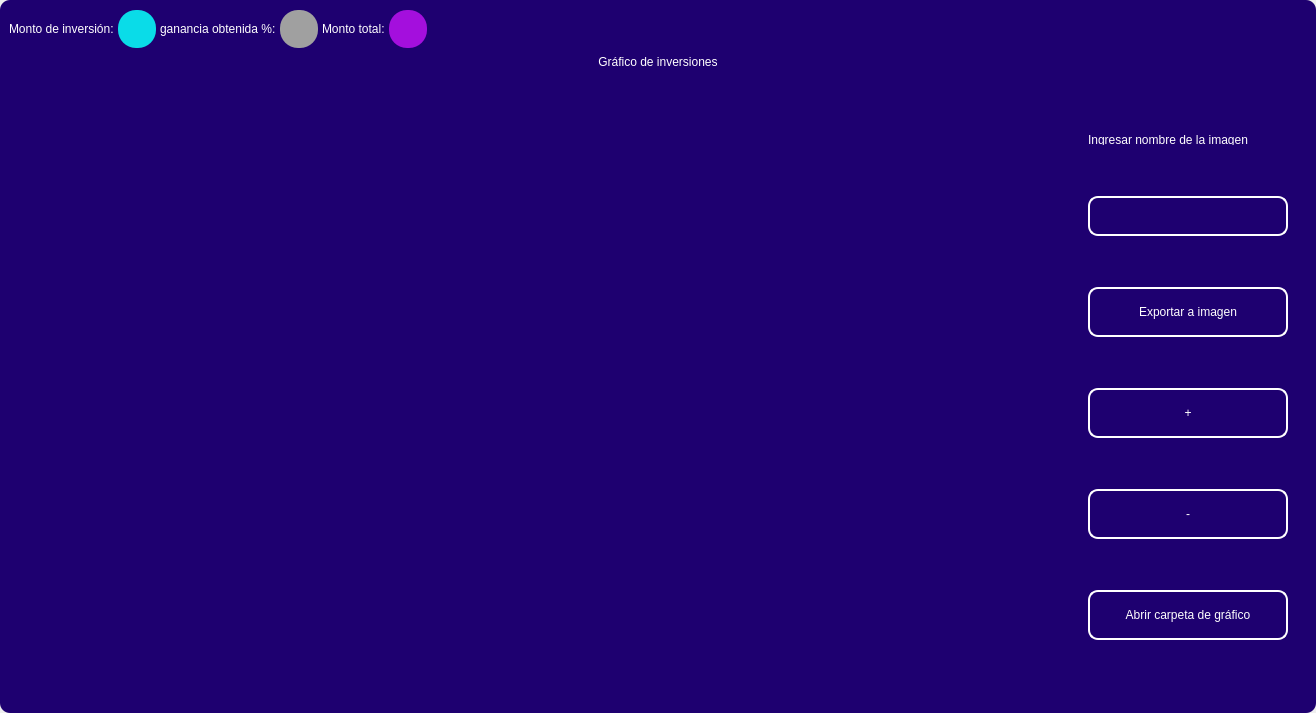
<?xml version="1.0" encoding="UTF-8"?>
<ui version="4.0">
 <class>MainWindow</class>
 <widget class="QMainWindow" name="MainWindow">
  <property name="geometry">
   <rect>
    <x>0</x>
    <y>0</y>
    <width>1316</width>
    <height>713</height>
   </rect>
  </property>
  <property name="windowTitle">
   <string>MainWindow</string>
  </property>
  <property name="styleSheet">
   <string notr="true"/>
  </property>
  <widget class="QWidget" name="centralwidget">
   <property name="styleSheet">
    <string notr="true"/>
   </property>
   <layout class="QVBoxLayout" name="verticalLayout">
    <property name="spacing">
     <number>0</number>
    </property>
    <property name="leftMargin">
     <number>0</number>
    </property>
    <property name="topMargin">
     <number>0</number>
    </property>
    <property name="rightMargin">
     <number>0</number>
    </property>
    <property name="bottomMargin">
     <number>0</number>
    </property>
    <item>
     <widget class="QFrame" name="frame">
      <property name="enabled">
       <bool>true</bool>
      </property>
      <property name="styleSheet">
       <string notr="true">
QFrame {
border-radius:10px;
background-color:#1E0070;
 }
</string>
      </property>
      <property name="frameShape">
       <enum>QFrame::StyledPanel</enum>
      </property>
      <property name="frameShadow">
       <enum>QFrame::Raised</enum>
      </property>
      <layout class="QVBoxLayout" name="verticalLayout_2">
       <item>
        <widget class="QFrame" name="frame_superior">
         <property name="minimumSize">
          <size>
           <width>0</width>
           <height>40</height>
          </size>
         </property>
         <property name="maximumSize">
          <size>
           <width>16777215</width>
           <height>40</height>
          </size>
         </property>
         <property name="styleSheet">
          <string notr="true">QPushButton{
border-radius:18px;
}

QPushButton:hover{
	background-color: rgb(0, 0, 0);
}
</string>
         </property>
         <property name="frameShape">
          <enum>QFrame::StyledPanel</enum>
         </property>
         <property name="frameShadow">
          <enum>QFrame::Raised</enum>
         </property>
         <layout class="QHBoxLayout" name="horizontalLayout_3">
          <property name="spacing">
           <number>4</number>
          </property>
          <property name="leftMargin">
           <number>0</number>
          </property>
          <property name="topMargin">
           <number>0</number>
          </property>
          <property name="rightMargin">
           <number>0</number>
          </property>
          <property name="bottomMargin">
           <number>0</number>
          </property>
          <item>
           <widget class="QLabel" name="label_3">
            <property name="styleSheet">
             <string notr="true">color: rgb(255, 255, 255);
font: 15pt &quot;MS Shell Dlg 2&quot;;</string>
            </property>
            <property name="text">
             <string>Monto de inversión:</string>
            </property>
           </widget>
          </item>
          <item>
           <widget class="QPushButton" name="btn_exit_2">
            <property name="minimumSize">
             <size>
              <width>38</width>
              <height>38</height>
             </size>
            </property>
            <property name="maximumSize">
             <size>
              <width>38</width>
              <height>38</height>
             </size>
            </property>
            <property name="cursor">
             <cursorShape>ArrowCursor</cursorShape>
            </property>
            <property name="styleSheet">
             <string notr="true">background-color: #0adce8;</string>
            </property>
            <property name="text">
             <string/>
            </property>
            <property name="iconSize">
             <size>
              <width>35</width>
              <height>35</height>
             </size>
            </property>
           </widget>
          </item>
          <item>
           <widget class="QLabel" name="label_4">
            <property name="styleSheet">
             <string notr="true">color: rgb(255, 255, 255);
font: 15pt &quot;MS Shell Dlg 2&quot;;</string>
            </property>
            <property name="text">
             <string>ganancia obtenida %:</string>
            </property>
           </widget>
          </item>
          <item>
           <widget class="QPushButton" name="btn_exit_3">
            <property name="minimumSize">
             <size>
              <width>38</width>
              <height>38</height>
             </size>
            </property>
            <property name="maximumSize">
             <size>
              <width>38</width>
              <height>38</height>
             </size>
            </property>
            <property name="cursor">
             <cursorShape>ArrowCursor</cursorShape>
            </property>
            <property name="styleSheet">
             <string notr="true">background-color: #a0a0a0;</string>
            </property>
            <property name="text">
             <string/>
            </property>
            <property name="iconSize">
             <size>
              <width>35</width>
              <height>35</height>
             </size>
            </property>
           </widget>
          </item>
          <item>
           <widget class="QLabel" name="label_5">
            <property name="styleSheet">
             <string notr="true">color: rgb(255, 255, 255);
font: 15pt &quot;MS Shell Dlg 2&quot;;</string>
            </property>
            <property name="text">
             <string>Monto total:</string>
            </property>
           </widget>
          </item>
          <item>
           <widget class="QPushButton" name="btn_exit_4">
            <property name="minimumSize">
             <size>
              <width>38</width>
              <height>38</height>
             </size>
            </property>
            <property name="maximumSize">
             <size>
              <width>38</width>
              <height>38</height>
             </size>
            </property>
            <property name="cursor">
             <cursorShape>ArrowCursor</cursorShape>
            </property>
            <property name="styleSheet">
             <string notr="true">background-color: #a40fdd;</string>
            </property>
            <property name="text">
             <string/>
            </property>
            <property name="iconSize">
             <size>
              <width>35</width>
              <height>35</height>
             </size>
            </property>
           </widget>
          </item>
          <item>
           <spacer name="horizontalSpacer_2">
            <property name="orientation">
             <enum>Qt::Horizontal</enum>
            </property>
            <property name="sizeHint" stdset="0">
             <size>
              <width>443</width>
              <height>20</height>
             </size>
            </property>
           </spacer>
          </item>
          <item>
           <widget class="QPushButton" name="btn_exit">
            <property name="minimumSize">
             <size>
              <width>38</width>
              <height>38</height>
             </size>
            </property>
            <property name="maximumSize">
             <size>
              <width>38</width>
              <height>38</height>
             </size>
            </property>
            <property name="cursor">
             <cursorShape>PointingHandCursor</cursorShape>
            </property>
            <property name="text">
             <string/>
            </property>
            <property name="iconSize">
             <size>
              <width>35</width>
              <height>35</height>
             </size>
            </property>
           </widget>
          </item>
          <item>
           <widget class="QPushButton" name="bt_minimizar">
            <property name="minimumSize">
             <size>
              <width>38</width>
              <height>38</height>
             </size>
            </property>
            <property name="maximumSize">
             <size>
              <width>38</width>
              <height>38</height>
             </size>
            </property>
            <property name="cursor">
             <cursorShape>PointingHandCursor</cursorShape>
            </property>
            <property name="text">
             <string/>
            </property>
            <property name="icon">
             <iconset>
              <normaloff>image/minus.svg</normaloff>image/minus.svg</iconset>
            </property>
            <property name="iconSize">
             <size>
              <width>38</width>
              <height>38</height>
             </size>
            </property>
           </widget>
          </item>
          <item>
           <widget class="QPushButton" name="bt_maximizar">
            <property name="minimumSize">
             <size>
              <width>38</width>
              <height>38</height>
             </size>
            </property>
            <property name="maximumSize">
             <size>
              <width>38</width>
              <height>38</height>
             </size>
            </property>
            <property name="cursor">
             <cursorShape>PointingHandCursor</cursorShape>
            </property>
            <property name="text">
             <string/>
            </property>
            <property name="icon">
             <iconset>
              <normaloff>image/chevron-up.svg</normaloff>image/chevron-up.svg</iconset>
            </property>
            <property name="iconSize">
             <size>
              <width>38</width>
              <height>38</height>
             </size>
            </property>
           </widget>
          </item>
          <item>
           <widget class="QPushButton" name="bt_restaurar">
            <property name="minimumSize">
             <size>
              <width>38</width>
              <height>38</height>
             </size>
            </property>
            <property name="maximumSize">
             <size>
              <width>38</width>
              <height>38</height>
             </size>
            </property>
            <property name="cursor">
             <cursorShape>PointingHandCursor</cursorShape>
            </property>
            <property name="text">
             <string/>
            </property>
            <property name="icon">
             <iconset>
              <normaloff>image/chevron-down.svg</normaloff>image/chevron-down.svg</iconset>
            </property>
            <property name="iconSize">
             <size>
              <width>38</width>
              <height>38</height>
             </size>
            </property>
           </widget>
          </item>
          <item>
           <widget class="QPushButton" name="bt_cerrar">
            <property name="minimumSize">
             <size>
              <width>38</width>
              <height>38</height>
             </size>
            </property>
            <property name="maximumSize">
             <size>
              <width>38</width>
              <height>38</height>
             </size>
            </property>
            <property name="cursor">
             <cursorShape>PointingHandCursor</cursorShape>
            </property>
            <property name="text">
             <string/>
            </property>
            <property name="icon">
             <iconset>
              <normaloff>image/x.svg</normaloff>image/x.svg</iconset>
            </property>
            <property name="iconSize">
             <size>
              <width>38</width>
              <height>38</height>
             </size>
            </property>
           </widget>
          </item>
         </layout>
        </widget>
       </item>
       <item>
        <widget class="QLabel" name="label">
         <property name="styleSheet">
          <string notr="true">font: 30pt &quot;MS Shell Dlg 2&quot;;
color: rgb(255, 255, 255);</string>
         </property>
         <property name="text">
          <string>Gráfico de inversiones</string>
         </property>
         <property name="alignment">
          <set>Qt::AlignCenter</set>
         </property>
        </widget>
       </item>
       <item>
        <widget class="QFrame" name="frame_3">
         <property name="minimumSize">
          <size>
           <width>0</width>
           <height>0</height>
          </size>
         </property>
         <property name="frameShape">
          <enum>QFrame::StyledPanel</enum>
         </property>
         <property name="frameShadow">
          <enum>QFrame::Raised</enum>
         </property>
         <layout class="QHBoxLayout" name="horizontalLayout_4">
          <property name="leftMargin">
           <number>9</number>
          </property>
          <property name="topMargin">
           <number>9</number>
          </property>
          <property name="rightMargin">
           <number>9</number>
          </property>
          <item>
           <widget class="QGraphicsView" name="graphics_view">
            <property name="dragMode">
             <enum>QGraphicsView::NoDrag</enum>
            </property>
            <property name="transformationAnchor">
             <enum>QGraphicsView::NoAnchor</enum>
            </property>
           </widget>
          </item>
          <item>
           <layout class="QVBoxLayout" name="verticalLayout_4">
            <property name="spacing">
             <number>10</number>
            </property>
            <property name="sizeConstraint">
             <enum>QLayout::SetDefaultConstraint</enum>
            </property>
            <property name="leftMargin">
             <number>10</number>
            </property>
            <property name="topMargin">
             <number>10</number>
            </property>
            <property name="rightMargin">
             <number>10</number>
            </property>
            <property name="bottomMargin">
             <number>10</number>
            </property>
            <item>
             <widget class="QLabel" name="label_2">
              <property name="minimumSize">
               <size>
                <width>10</width>
                <height>10</height>
               </size>
              </property>
              <property name="maximumSize">
               <size>
                <width>500</width>
                <height>10</height>
               </size>
              </property>
              <property name="styleSheet">
               <string notr="true">color: rgb(255, 255, 255);
font: 10pt &quot;MS Shell Dlg 2&quot;;</string>
              </property>
              <property name="text">
               <string>Ingresar nombre de la imagen</string>
              </property>
             </widget>
            </item>
            <item>
             <widget class="QLineEdit" name="name_imagetxt">
              <property name="sizePolicy">
               <sizepolicy hsizetype="Fixed" vsizetype="Fixed">
                <horstretch>0</horstretch>
                <verstretch>0</verstretch>
               </sizepolicy>
              </property>
              <property name="minimumSize">
               <size>
                <width>200</width>
                <height>35</height>
               </size>
              </property>
              <property name="maximumSize">
               <size>
                <width>150</width>
                <height>40</height>
               </size>
              </property>
              <property name="styleSheet">
               <string notr="true">QLabel {
	color: rgb(255, 255, 254);
	font: 12pt &quot;Arial&quot;;
	background-color: rgba(0, 0, 0,0);
}

QTextEdit{
background-color: rgba(0, 0, 0,0);
border-radius:10px; 
font: 12pt &quot;Arial&quot;;
color: rgb(255, 255, 254);
border: 2px solid  rgb(255, 255, 255);

}

QTextEdit:hover{
background-color: rgba(0, 0, 0,0);
border-radius:10px; 
font: 12pt &quot;Arial&quot;;
border: 2px solid  rgb(120, 0, 171);
}

QTextEdit:focus{
background-color: rgb(0, 0, 0);
border-radius:10px; 
font: 12pt &quot;Arial&quot;;
border: 2px solid rgb(120, 0, 171);
}

QLineEdit{
background-color: rgba(0, 0, 0,0);
border-radius:10px; 
font: 12pt &quot;Arial&quot;;
color: rgb(255, 255, 254);
border: 2px solid  rgb(255, 255, 255);

}

QLineEdit:hover{
background-color: rgba(0, 0, 0,0);
border-radius:10px; 
font: 12pt &quot;Arial&quot;;
border: 2px solid  rgb(120, 0, 171);
}

QLineEdit:focus{
background-color: rgb(0, 0, 0);
border-radius:10px; 
font: 12pt &quot;Arial&quot;;
border: 2px solid rgb(120, 0, 171);
}

QCheckBox{
	font: 12pt &quot;Arial&quot;;
	color: rgb(255, 255, 255);
}

QCheckBox::indicator {
    width: 18px;
    height:18px;
}

QCheckBox::indicator:unchecked {
   background-image: url(image/square.svg);
}

QCheckBox::indicator:checked {
   background-image: url(image/check-square.svg);
}

QPushButton{
border-radius:10px; 
font: 12pt &quot;Arial&quot;;
color: rgb(255, 255, 254);
border: 2px solid #ffffff;
}

QPushButton:hover{
border-radius:10px; 
font: 12pt &quot;Arial&quot;;
color: rgb(255, 255, 255);
border: 2px solid rgb(120, 0, 171);
	background-color: rgb(120, 0, 171);
}
</string>
              </property>
              <property name="alignment">
               <set>Qt::AlignLeading|Qt::AlignLeft|Qt::AlignVCenter</set>
              </property>
             </widget>
            </item>
            <item>
             <widget class="QPushButton" name="btn_export_image">
              <property name="minimumSize">
               <size>
                <width>50</width>
                <height>40</height>
               </size>
              </property>
              <property name="maximumSize">
               <size>
                <width>300</width>
                <height>50</height>
               </size>
              </property>
              <property name="cursor">
               <cursorShape>PointingHandCursor</cursorShape>
              </property>
              <property name="styleSheet">
               <string notr="true">QPushButton{
border-radius:10px; 
font: 12pt &quot;Arial&quot;;
color: rgb(255, 255, 254);
border: 2px solid #ffffff;
}

QPushButton:hover{
border-radius:10px; 
font: 12pt &quot;Arial&quot;;
color: rgb(255, 255, 255);
border: 2px solid rgb(120, 0, 171);
	background-color: rgb(120, 0, 171);
}</string>
              </property>
              <property name="text">
               <string>Exportar a imagen</string>
              </property>
              <property name="iconSize">
               <size>
                <width>35</width>
                <height>35</height>
               </size>
              </property>
             </widget>
            </item>
            <item>
             <widget class="QPushButton" name="zoom_in_button">
              <property name="minimumSize">
               <size>
                <width>0</width>
                <height>40</height>
               </size>
              </property>
              <property name="maximumSize">
               <size>
                <width>300</width>
                <height>50</height>
               </size>
              </property>
              <property name="cursor">
               <cursorShape>PointingHandCursor</cursorShape>
              </property>
              <property name="styleSheet">
               <string notr="true">QPushButton{
border-radius:10px; 
font: 20pt &quot;Arial&quot;;
color: rgb(255, 255, 254);
border: 2px solid #ffffff;
}

QPushButton:hover{
border-radius:10px; 
font: 12pt &quot;Arial&quot;;
color: rgb(255, 255, 255);
border: 2px solid rgb(120, 0, 171);
	background-color: rgb(120, 0, 171);
}</string>
              </property>
              <property name="text">
               <string>+</string>
              </property>
              <property name="iconSize">
               <size>
                <width>35</width>
                <height>35</height>
               </size>
              </property>
             </widget>
            </item>
            <item>
             <widget class="QPushButton" name="zoom_out_button">
              <property name="minimumSize">
               <size>
                <width>0</width>
                <height>40</height>
               </size>
              </property>
              <property name="maximumSize">
               <size>
                <width>300</width>
                <height>50</height>
               </size>
              </property>
              <property name="cursor">
               <cursorShape>PointingHandCursor</cursorShape>
              </property>
              <property name="styleSheet">
               <string notr="true">QPushButton{
border-radius:10px; 
font: 20pt &quot;Arial&quot;;
color: rgb(255, 255, 254);
border: 2px solid #ffffff;
}

QPushButton:hover{
border-radius:10px; 
font: 12pt &quot;Arial&quot;;
color: rgb(255, 255, 255);
border: 2px solid rgb(120, 0, 171);
	background-color: rgb(120, 0, 171);
}</string>
              </property>
              <property name="text">
               <string>-</string>
              </property>
              <property name="iconSize">
               <size>
                <width>35</width>
                <height>35</height>
               </size>
              </property>
             </widget>
            </item>
            <item>
             <widget class="QPushButton" name="open_explore_file">
              <property name="minimumSize">
               <size>
                <width>0</width>
                <height>40</height>
               </size>
              </property>
              <property name="maximumSize">
               <size>
                <width>300</width>
                <height>50</height>
               </size>
              </property>
              <property name="cursor">
               <cursorShape>PointingHandCursor</cursorShape>
              </property>
              <property name="styleSheet">
               <string notr="true">QPushButton{
border-radius:10px; 
font: 12pt &quot;Arial&quot;;
color: rgb(255, 255, 254);
border: 2px solid #ffffff;
}

QPushButton:hover{
border-radius:10px; 
font: 12pt &quot;Arial&quot;;
color: rgb(255, 255, 255);
border: 2px solid rgb(120, 0, 171);
	background-color: rgb(120, 0, 171);
}</string>
              </property>
              <property name="text">
               <string>Abrir carpeta de gráfico</string>
              </property>
              <property name="iconSize">
               <size>
                <width>35</width>
                <height>35</height>
               </size>
              </property>
             </widget>
            </item>
           </layout>
          </item>
         </layout>
        </widget>
       </item>
      </layout>
     </widget>
    </item>
   </layout>
  </widget>
 </widget>
 <resources/>
 <connections/>
</ui>
